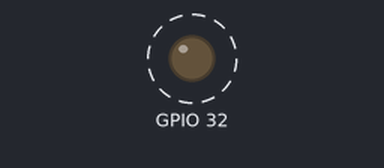
This sketch was run on a simulated ESP32. Shown: output pins drawn as LEDs (lit = HIGH). Dashed ring = blinking.

Above: at 0.5 s.
Timing chart, 0 to 3.0 s (numbered marks = the images above):
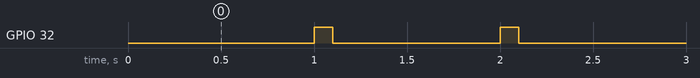

Measured:
- by itself, GPIO 32: alternates HIGH for 0.10 s and LOW for 0.90 s

The sketch:

blink.ino
```cpp
volatile bool flag = 0;
hw_timer_t *timer = NULL;

void IRAM_ATTR alert()
{
  flag = 1;
//  Serial.println("ISR");
}

void setup() {
  Serial.begin(9600);
  pinMode(32, OUTPUT);
  timer = timerBegin(1000000);
  timerAttachInterrupt(timer, &alert);
  timerAlarm(timer, 1000000, true, 0);
}

void loop()
{
  if(flag)
  {
//    Serial.println("Flag");
    digitalWrite(32, 1);
    delay(100);
    digitalWrite(32, 0);
    flag = 0;
  }
}
```
